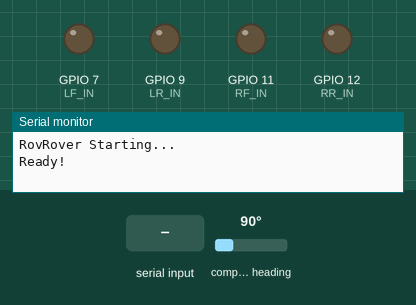
Recording of a program running on a simulated ESP32-S2. Parts: output pins drawn as LEDs (lit = HIGH), the last lines printed to the serial monitor. The test bench sets the inputs (shaded band); at power-on: compass heading 90°.

Above: at 3.2 s.
3.3 s: "CAL\n" received over Serial
At 4.46 s:
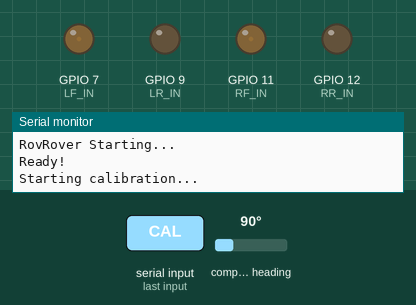
6.3 s: compass heading set to 7°
9.3 s: compass heading set to 90°
10.8 s: "VEL 90 45\n" received over Serial
At 11.6 s:
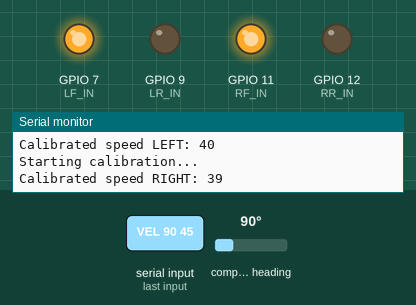
12.3 s: compass heading set to 180°
At 13.4 s:
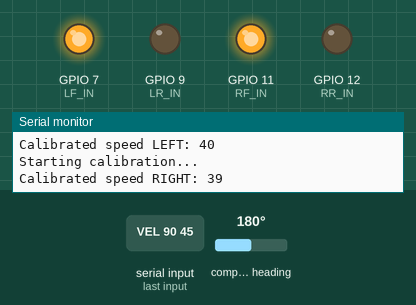
Timing chart, 0 to 15.3 s (numbered marks = the images above; inputs shaded):
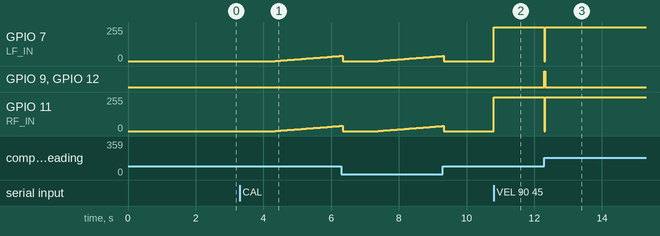

The program:

main.cpp
```cpp
#include <Arduino.h>
#include <Wire.h>
#include "../include/Roverconfig.h"
#include "../include/encoderControl.h"
#include "../include/motorControl.h"
#include "../include/roverCalibrate.h"

#define CMD_BUFFER 64

float lastUpdate = millis();

char commandBuffer[CMD_BUFFER];
int commandIndex = 0;
unsigned long last_pid_update = 0;


void handleCommand(char* cmd) {

    if (strncmp(cmd, "ENC", 3) == 0) {
        readEncoderTicks();
    }
    else if (strncmp(cmd, "ANGLE", 5) == 0) {

        debugEncoderAngles();

    }
    else if (strncmp(cmd, "DIST", 4) == 0) {

        getEncoderDistances();

    }
    else if (strncmp(cmd, "VEL", 3) == 0) {

        handleMotorCommand(cmd);

    }
    else if (strncmp(cmd, "CAL", 3) == 0) {

        Serial.println("Calibrated speed LEFT: " + String(CalibrateSpeeds(encoderA)));
        Serial.println("Calibrated speed RIGHT: " + String(CalibrateSpeeds(encoderB)));

    }
}

void readSerial() {

    while (Serial.available()) {

        char c = Serial.read();

        if (c == '\n') {           // command finished
            commandBuffer[commandIndex] = '\0';

            handleCommand(commandBuffer);

            commandIndex = 0;      // reset buffer
        }
        else {

            if (commandIndex < CMD_BUFFER - 1) {
                commandBuffer[commandIndex++] = c;
            }

        }
    }
}


void setup() {
    Serial.begin(115200);
    delay(1000); // Wait for serial to initialize
    Serial.println("RovRover Starting...");

    initMotors();
    initEncoders();

    Serial.println("Ready!");
    stopMotors(); // Ensure motors are stopped after calibration
    delay(1000); // Wait for 1 second to allow time for the user to open the serial monitor
}

void loop() {
    // Get all possible data from encoder
    readSerial();

    float dt = (millis() - last_pid_update) / 1000.0; // Convert to seconds
    if (dt >= 0.02) { // Update PID every 100 ms

        int delta_left = getEncoderDeltaTicks(encoderA, last_left_angle);
        int delta_right = getEncoderDeltaTicks(encoderB, last_right_angle);
        updateLeftMotorSpeed(leftPID, delta_left, dt, velocities.left);
        updateRightMotorSpeed(rightPID, delta_right, dt, velocities.right);
        last_pid_update = millis();
    }
}
```

encoderControl.h
```cpp
#ifndef ENCODER_CONTROL_H
#define ENCODER_CONTROL_H

#include <AS5600.h>

extern AS5600 encoderA;
extern AS5600 encoderB;

void initEncoders();
bool scanI2CWireA();
bool scanI2CWireB();
void updateEncoders();
int getEncoderTicks(AS5600 &encoder);
void readEncoderTicks();
void debugEncoderAngles();
void resetEncoders();
void getEncoderDistances();
float getWheelVelocity(int delta_ticks, float dt);
int getEncoderDeltaTicks(AS5600 &encoder, long &last_angle);

struct PID{
    float Kp;
    float Ki;
    float Kd;
    float integral;
    float last_error;

    PID(float p, float i, float d) : Kp(p), Ki(i), Kd(d), integral(0), last_error(0) {}
};

extern PID leftPID;
extern PID rightPID;

extern long last_right_angle;
extern long last_left_angle;
extern long left_ticks;
extern long right_ticks;

#endif
```

motorControl.h
```cpp
#ifndef MOTOR_CONTROL_H
#define MOTOR_CONTROL_H

#include "encoderControl.h"

void initMotors();
bool handleMotorCommand(char* command);
void stopMotors();
void setMotor(int in1, int in2, int pwm);
void updateLeftMotorSpeed(PID &pid, int delta_ticks, float dt, float speed);
void updateRightMotorSpeed(PID &pid, int delta_ticks, float dt, float speed);


struct targetVelocities {
    float left;
    float right;
};

extern targetVelocities velocities;

#define PWM_PER_MS (MAX_PWM / MAX_LINEAR_VELOCITY) // PWM value per m/s, used for converting speed to PWM

#endif
```

roverCalibrate.h
```cpp
#ifndef ROVER_CALIBRATE_H
#define ROVER_CALIBRATE_H

#include <AS5600.h>

int CalibrateSpeeds(AS5600 &encoder);
#endif
```

encoderControl.cpp
```cpp
#include <Arduino.h>
#include "../include/Roverconfig.h"
#include "../include/encoderControl.h"

// Define different buses
TwoWire WireA(1); // I2C bus 1
TwoWire WireB(0); // I2C bus 2

// Define encoders on each bus
AS5600 encoderA(&WireA);
AS5600 encoderB(&WireB);

long left_ticks = 0;
long right_ticks = 0;

long last_left_angle = 0;
long last_right_angle = 0;

const float WHEEL_CIRCUMFERENCE = 2 * PI * WHEEL_RADIUS; // Circumference of the wheel in meters
const float DISTANCE_PER_TICK = WHEEL_CIRCUMFERENCE / TICKS_PER_REVOLUTION; // Distance traveled per tick in meters

PID leftPID(LEFT_KP, LEFT_KI, LEFT_KD);
PID rightPID(RIGHT_KP, RIGHT_KI, RIGHT_KD);

void initEncoders() {
    WireA.begin(SDA1, SCL1);
    WireB.begin(SDA2, SCL2);
    if (!encoderA.begin()) {
        Serial.println("Failed to initialize encoder A");
    }
    if (!encoderB.begin()) {
        Serial.println("Failed to initialize encoder B");
    }
    // Flip direction of encoder A if needed
    if (LEFT_DIRECTION == -1) {
        encoderA.setDirection(AS5600_COUNTERCLOCK_WISE);
    } else {
        encoderA.setDirection(AS5600_CLOCK_WISE);
    }
    // Flip direction of encoder B if needed
    if (RIGHT_DIRECTION == -1) {
        encoderB.setDirection(AS5600_COUNTERCLOCK_WISE);
    } else {
        encoderB.setDirection(AS5600_CLOCK_WISE);
    }
}

bool scanI2CWireA() {
    Serial.println("Scanning I2C bus...");
    for (uint8_t address = 1; address < 127; address++) {
        WireA.beginTransmission(address);
        if (WireA.endTransmission() == 0) {
            Serial.print("I2C device on A found at address 0x");
            if (address < 16) Serial.print("0");
            return true;
        }
    }
    return false;
}

bool scanI2CWireB() {
    Serial.println("Scanning I2C bus...");
    for (uint8_t address = 1; address < 127; address++) {
        WireB.beginTransmission(address);
        if (WireB.endTransmission() == 0) {
            Serial.print("I2C device on B found at address 0x");
            if (address < 16) Serial.print("0");
            return true;
        }
    }
return false;
}

void updateEncoder(AS5600 &encoder, long &lastAngle, long &ticks) {
    if (!encoder.isConnected()) {
        return; // Skip if encoder is not connected
    }

    int current_angle = encoder.readAngle();
    int delta = current_angle - lastAngle;
    if (delta > 2048) {
        delta -= 4096; // Handle wrap-around
    } else if (delta < -2048) {
        delta += 4096; // Handle wrap-around
    }
    ticks += delta;
    lastAngle = current_angle;
}

void updateEncoders() {
    updateEncoder(encoderA, last_left_angle, left_ticks);
    updateEncoder(encoderB, last_right_angle, right_ticks);
}

int getEncoderTicks(AS5600 &encoder) {
    // Returns ticks for the specified encoder
    if (&encoder == &encoderA) {
        return left_ticks;
    } else if (&encoder == &encoderB) {
        return right_ticks;
    }
    return 0; // Default case, should not happen
}

void readEncoderTicks() {
    updateEncoders(); // Ensure we have the latest tick counts
    long l = getEncoderTicks(encoderA);
    long r = getEncoderTicks(encoderB);
    Serial.print("ENC ");
    Serial.print(l);
    Serial.print(' ');
    Serial.print(r);
    Serial.print(' ');
    Serial.println(millis());
}

void debugEncoderAngles(){

    // To avoid partial updates, we read both encoders and then print the results together
    long l = encoderA.readAngle();
    long r = encoderB.readAngle();

    Serial.print("ANGLE ");
    Serial.print(l);
    Serial.print(' ');
    Serial.print(r);
    Serial.print(' ');
    Serial.println(millis());
}

void resetEncoders() {
    left_ticks = 0;
    right_ticks = 0;
    last_left_angle = encoderA.readAngle();
    last_right_angle = encoderB.readAngle();
}

void getEncoderDistances() {
    // To avoid partial updates, we read both encoders and then print the results together
    long l = left_ticks;
    long r = right_ticks;

    float left_distance = l * DISTANCE_PER_TICK;
    float right_distance = r * DISTANCE_PER_TICK;

    Serial.print("DIST ");
    Serial.print(left_distance, 4);
    Serial.print(' ');
    Serial.print(right_distance, 4);
    Serial.print(' ');
    Serial.println(millis());
}

float meters_per_tick = (2 * PI * WHEEL_RADIUS) / TICKS_PER_REVOLUTION;

int getEncoderDeltaTicks(AS5600 &encoder, long &lastAngle) {
    long current_angle = encoder.readAngle();
    int delta = current_angle - lastAngle;
    if (delta > 2048) {
        delta -= 4096; // Handle wrap-around
    } else if (delta < -2048) {
        delta += 4096; // Handle wrap-around
    }
    lastAngle = current_angle;
    return delta;
}

float getWheelVelocity(int delta_ticks, float dt){
    return (delta_ticks * meters_per_tick) / dt; // Velocity in m/s
}
```

motorControl.cpp
```cpp
#include <Arduino.h>
#include "../include/Roverconfig.h"
#include "../include/motorControl.h"
#include "../include/encoderControl.h"


float target_left_speed = 0;
float target_right_speed = 0;

targetVelocities velocities = {0, 0}; // Initialize target velocities to zero

int computePID(PID &pid, float target_vel, float measured_vel, float dt, int min_pwm) {

    float error = target_vel - measured_vel;
    float derivative = (error - pid.last_error) / dt;
    float integral_candidate = pid.integral + error * dt;
    float output = pid.Kp * error +
                   pid.Ki * integral_candidate +
                   pid.Kd * derivative;

    float feedforward = FEEDFORWARD_GAIN * target_vel; // Feedforward term to help reach the target speed faster
    output += feedforward;

    if (fabs(target_vel) < 0.001) {
        pid.integral = 0;
        pid.last_error = 0;
        return 0;
    }

    if (output > 0) output += min_pwm;
    else if (output < 0) output -= min_pwm;

    if (output > MAX_PWM) output = MAX_PWM;
    if (output < -MAX_PWM) output = -MAX_PWM;

    // anti-windup: only accept integral if NOT saturated
    if (output < MAX_PWM && output > -MAX_PWM) {
        pid.integral = integral_candidate;
    }

    pid.last_error = error;
    return (int)output;
}

int speedToPWM(float speed) {
    float normalized = speed / MAX_LINEAR_VELOCITY; // Normalize to -1.0 to 1.0
    normalized = constrain(normalized, -1.0, 1.0); // Ensure within bounds
    return normalized * MAX_PWM; // Scale to PWM range
}

void setMotor(int in1, int in2, int pwm){
    if (pwm > 0) { // Forward
        analogWrite(in1, pwm);
        analogWrite(in2, 0);
    } else if (pwm < 0) { // Backward
        analogWrite(in1, 0);
        analogWrite(in2, -pwm);
    } else { // Stop
        analogWrite(in1, 0);
        analogWrite(in2, 0);
    }
}

void setLeftMotorSpeed(float speed){
    int pwm = speedToPWM(speed);
    setMotor(LF_IN, LR_IN, pwm);
}

void setRightMotorSpeed(float speed){
    int pwm = speedToPWM(speed);
    setMotor(RF_IN, RR_IN, pwm);
}

void updateLeftMotorSpeed(PID &pid, int delta_ticks, float dt, float speed){
    float measured_vel = getWheelVelocity(delta_ticks, dt);
    int pwm = computePID(pid, speed, measured_vel, dt, MIN_PWM_LEFT);
    setMotor(LF_IN, LR_IN, pwm);
}

void updateRightMotorSpeed(PID &pid, int delta_ticks, float dt, float speed){
    float measured_vel = getWheelVelocity(delta_ticks, dt);
    int pwm = computePID(pid, speed, measured_vel, dt, MIN_PWM_RIGHT);
    setMotor(RF_IN, RR_IN, pwm);
}

void stopMotors(){
    setLeftMotorSpeed(0);
    setRightMotorSpeed(0);
}

void initMotors() {
    // Initialize motor control pins
    pinMode(LF_IN, OUTPUT);
    pinMode(LR_IN, OUTPUT);
    pinMode(RF_IN, OUTPUT);
    pinMode(RR_IN, OUTPUT);

    stopMotors(); // Ensure motors are stopped at startup
}

bool handleMotorCommand(char* command){
    float v = 0.0; // Linear velocity (m/s)
    float w = 0.0; // Angular velocity (rad/s)

    int parsed = sscanf(command, "VEL %f %f", &v, &w);; // Expecting format: "VEL <linear_velocity> <angular_velocity>"
    if (parsed != 2) {
        return false; // Invalid command format
    }

    target_left_speed = v - w * (WHEEL_BASE / 2);
    target_right_speed = v + w * (WHEEL_BASE / 2);

    target_left_speed = constrain(target_left_speed, -MAX_LINEAR_VELOCITY, MAX_LINEAR_VELOCITY);
    target_right_speed = constrain(target_right_speed, -MAX_LINEAR_VELOCITY, MAX_LINEAR_VELOCITY);

    velocities.left = target_left_speed;
    velocities.right = target_right_speed;

    return true;
}
```

roverCalibrate.cpp
```cpp
#include <Arduino.h>
#include "../include/Roverconfig.h"
#include "../include/roverCalibrate.h"
#include "../include/encoderControl.h"
#include "../include/motorControl.h"

int CalibrateSpeeds(AS5600 &encoder) {
    Serial.println("Starting calibration...");
    stopMotors();
    // Wait for motors to stop
    delay(1000);
    bool DetectedMovement = false;
    int i;

    for (i = 0; i <= 255; i += 1) {
        int encoderStart = encoder.readAngle();

        if (!DetectedMovement) {
            setMotor(LF_IN, LR_IN, i);
            setMotor(RF_IN, RR_IN, i);
            delay(50); // Short delay to allow the motors to respond
            DetectedMovement = (encoder.readAngle() >= encoderStart + 10) || (encoder.readAngle() <= encoderStart - 10); // Check if the encoder has moved
        }
        else {
            stopMotors();
            break; // Exit the loop once movement is detected
        }

    }
    return i; // Return the first speed that causes movement
}
```

Roverconfig.h
```cpp
// RoverConfig.h - Centralized configuration for the rover
#ifndef ROVER_CONFIG_H
#define ROVER_CONFIG_H

// Pin definitions for encoders and motors

#define SDA1 39 // I2C bus 1 (Encoder A)
#define SCL1 37 // I2C bus 1 (Encoder A)
#define SDA3 18 // I2C bus 3 (Encoder B)
#define SCL3 16 // I2C bus 3 (Encoder B)
#define SDA2 35 // I2C bus 2 (Encoder B)
#define SCL2 33 // I2C bus 2 (Encoder B)


#define RF_IN 11 // Driver 1 (R Forward)
#define RR_IN 12 // Driver 1 (R Reverse)
#define LF_IN 7 // Driver 2 (L Forward)
#define LR_IN 9 // Driver 2 (L Reverse)

// Set encoder parameters
#define LEFT_DIRECTION -1 // 1 for normal, -1 for reversed
#define RIGHT_DIRECTION 1 // 1 for normal, -1 for reversed

// Rover parameters
#define WHEEL_RADIUS 0.03 // Radius of the wheels in meters (30 mm)
#define TICKS_PER_REVOLUTION 4096 // Number of ticks per full revolution of the encoder
#define WHEEL_BASE 0.135 // Distance between the two wheels in meters (135 mm)

#define MAX_LINEAR_VELOCITY 0.3 // Maximum linear velocity in m/s
#define MAX_ANGULAR_VELOCITY 3.14/2 // Maximum angular velocity in rad/s (180 degrees/s)

#define MIN_PWM_LEFT 70 // Minimum PWM value for motor control (Printed in calibration)
#define MIN_PWM_RIGHT 70 // Minimum PWM value for motor control (Printed in calibration)

#define MAX_PWM 255 // Maximum PWM value for motor control


// PID controller parameters
#define LEFT_KP 1200.0 // Proportional gain
#define LEFT_KI 50.0// Integral gain
#define LEFT_KD 0.0 // Derivative gain

#define RIGHT_KP 1200.0 // Proportional gain
#define RIGHT_KI 50.0// Integral gain
#define RIGHT_KD 0.0 // Derivative gain

#define FEEDFORWARD_GAIN 700.0 // Feedforward gain for motor control


#endif
```

Measured:
- after the input at 3.3 s, GPIO 7 (LF_IN), GPIO 11 (RF_IN): moves from 0/255 to 39/255 over 1.9 s, starting after 1.1 s
- after the input at 10.8 s, GPIO 7 (LF_IN), GPIO 11 (RF_IN): 0/255 → 255/255 at once
- after the input at 12.3 s, GPIO 7 (LF_IN), GPIO 11 (RF_IN): 255/255 → 0/255 at once, → 255/255 0.02 s later; GPIO 9 (LR_IN), GPIO 12 (RR_IN): LOW → HIGH at once, → LOW 0.02 s later
